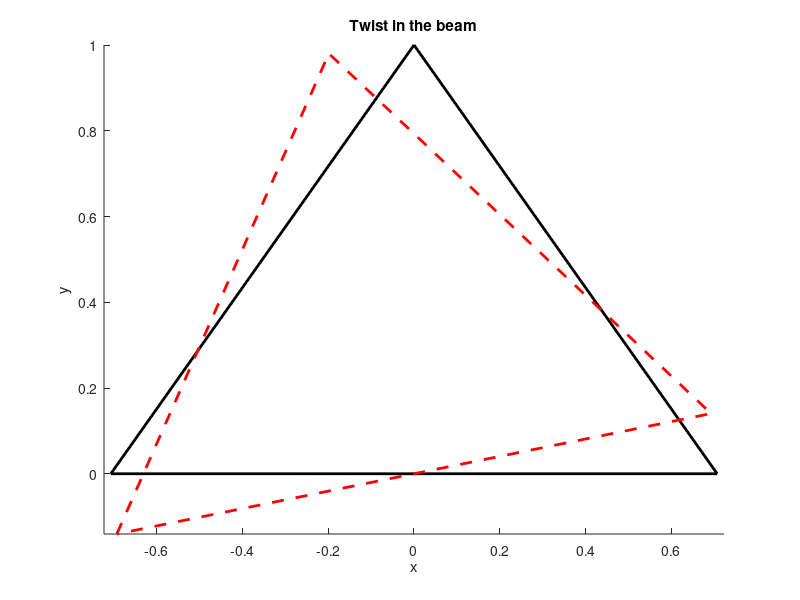

Here is the MATLAB script that generated this plot: (Note: this script raises an error after producing the figure.)
clear all
a = sqrt(2)/2;  L = 1; T = 1;  G = 50;
dtdz = 15*sqrt(3)*T/(G*a^4);
theta = 0.2;
thetad = theta*180/pi;


x = [-a,0,a];
y = [0,1,0];

% draw original triangle
hl1 = line([x(1) x(2) x(3) x(1)],[y(1),y(2),y(3),y(1)]);
set(hl1,'Color','k','LineWidth',2)
hold on


% create the twisted shape
xx = x.*cos(theta) - y.*sin(theta);
yy = x.*sin(theta) + y.*cos(theta);

% draw the twisted shape
hl2 = line([xx(1) xx(2) xx(3) xx(1)],[yy(1),yy(2),yy(3),yy(1)]);
set(hl2,'Color','r','LineWidth',2,'LineStyle','--')

hold off
xlabel('x')
ylabel('y')
title('Twist in the beam')
axis equal
fprintf('Angle of twist [deg]'),disp(thetad)

xp = linspace(-a,0,a);
yp = a/3 - (xp/2); % equation of the top line

xw = [];  yw = [];
j = 21;ii = 1;
for k = 1:10
    dely = 2*yp(k)/(j-1);
    x1 = xp(k) *ones(1,j);
    y1 = linspace(yp(k),-yp(k),j);
    xw = [xw,x1];
    yw = [yw,y1];
%     for i = 1:j
%         if k < 11
%             dely =2*yp(k)/(j-1);
%         end
%             xw(ii)= xp(k);
%             yw(ii) = yw(ii) - dely;
%             ii = ii + 1;
%     end
    j = j - 2;
end
% disp([xw' yw'])
xw = [xw,xp(end)];  % xw are points where the warp will be calculated
yw = [yw,yp(end)];  %  yw will be the points where the warp will be calculated

% calculate warp
syms xs ys
wxy = dtdz*(ys^3 - 3*xs^2*ys)/(2*a);
wv = subs(wxy,{xs,ys},{xw,yw});
wv = double(wv);

xlin = linspace(-a,0,a);
ylin = linspace(0,1,0);
[X,Y] = meshgrid(xlin,ylin);
fg2 = figure;
% F = scatteredInterpolant(xw',yw',wv','natural');
F = TriScatteredInterp(xw',yw',wv','natural');
qz = F(X,Y);
surface(X,Y,qz)
axis tight
fg2 = pcolor(X,Y,qz);
set(fg2,'FaceColor','interp', ...
    'FaceLighting','phong', ...
    'BackFaceLighting','lit', ...
    'AmbientStrength',.3, ...
    'DiffuseStrength',.1,...
    'SpecularStrength',.9, ...
    'SpecularExponent',25, ...
    'EdgeColor','none', ...
    'FaceAlpha',1)
view(2)
hold on
xlabel('x')
ylabel('y')
title('Warping : Analytical')
colorbar
axis square